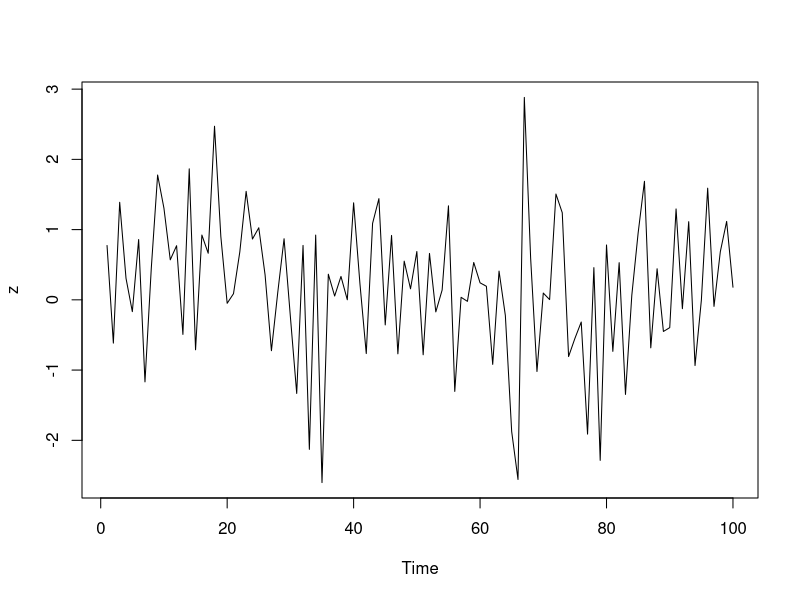

This chart was generated by the following R code:
## ---- chunk 1
knitr::opts_chunk$set(
  collapse = TRUE,
  comment = "#>",
  fig.path = "man/figures/"
)
library(magrittr)
## ---- chunk 2
f <- . %>% cos %>% sin 
# is equivalent to 
f <- function(.) sin(cos(.)) 
## ---- chunk 3
iris %>%
  subset(Sepal.Length > mean(Sepal.Length)) %$%
  cor(Sepal.Length, Sepal.Width)

data.frame(z = rnorm(100)) %$%
  ts.plot(z)
## ---- chunk 4
iris$Sepal.Length %<>% sqrt
